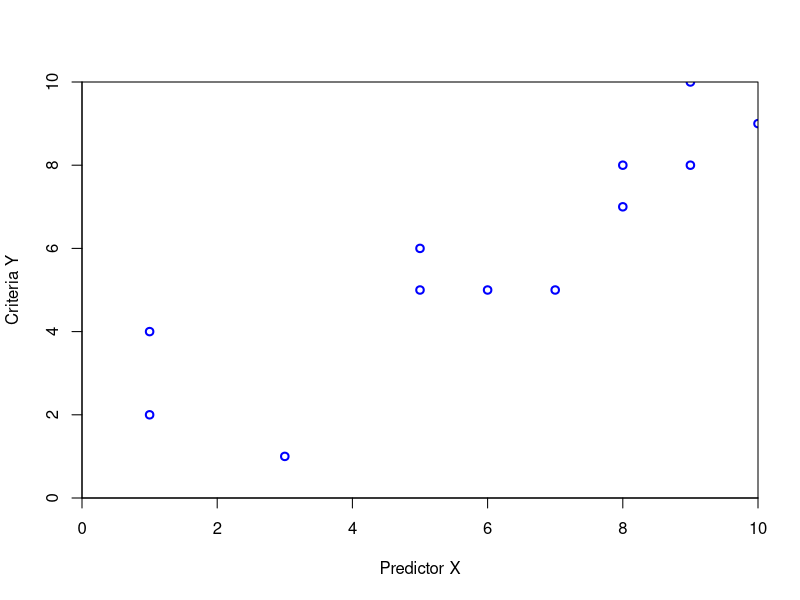
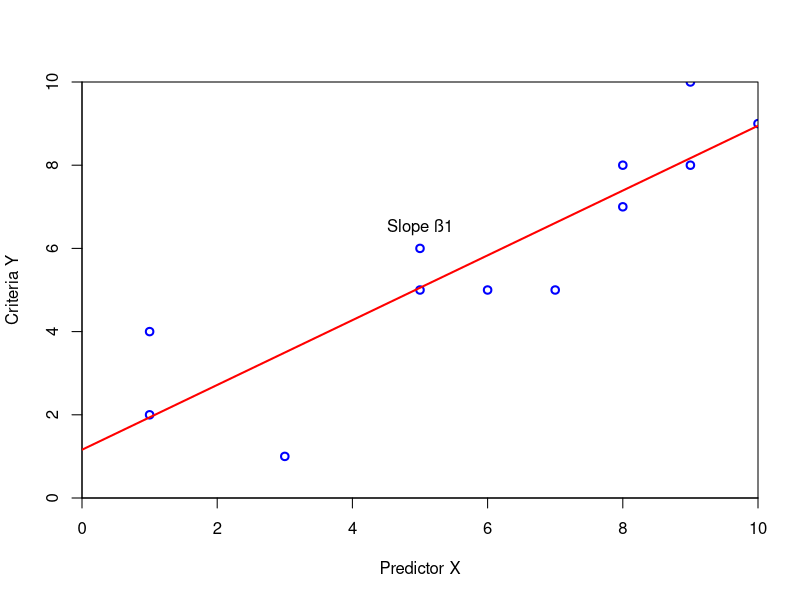
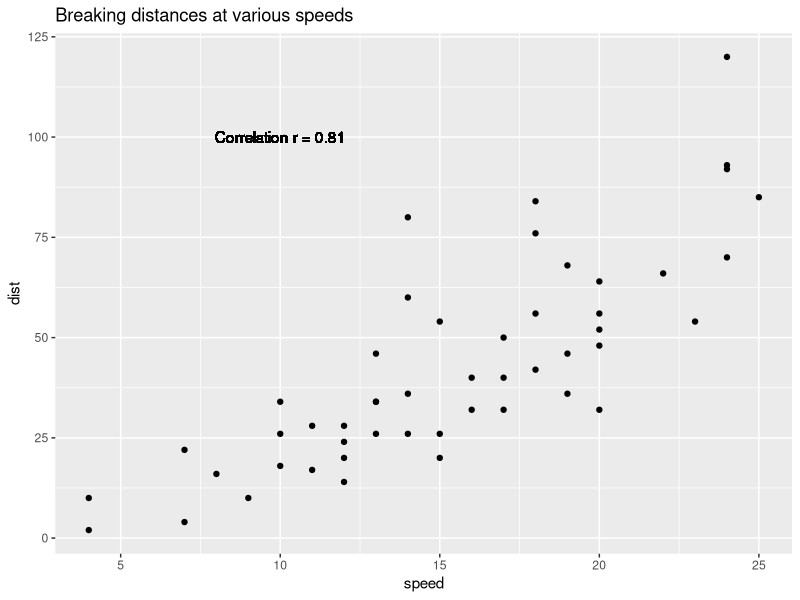
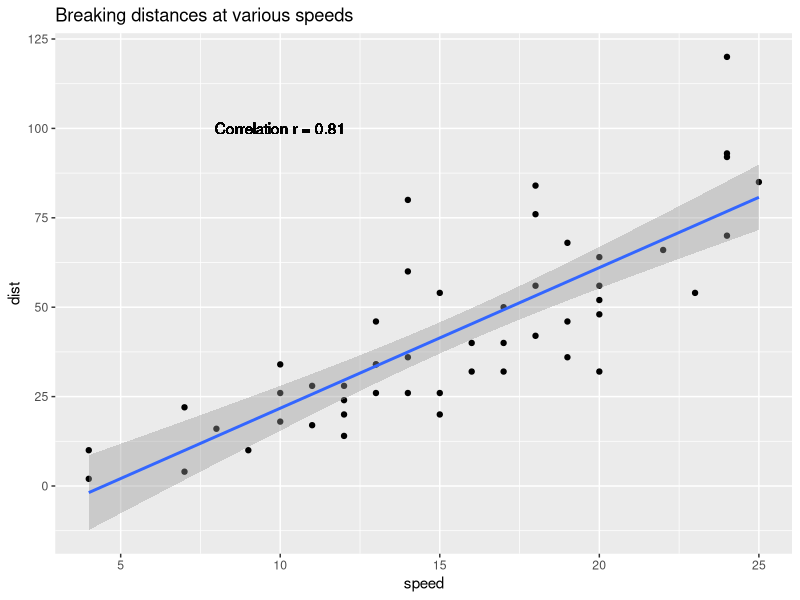
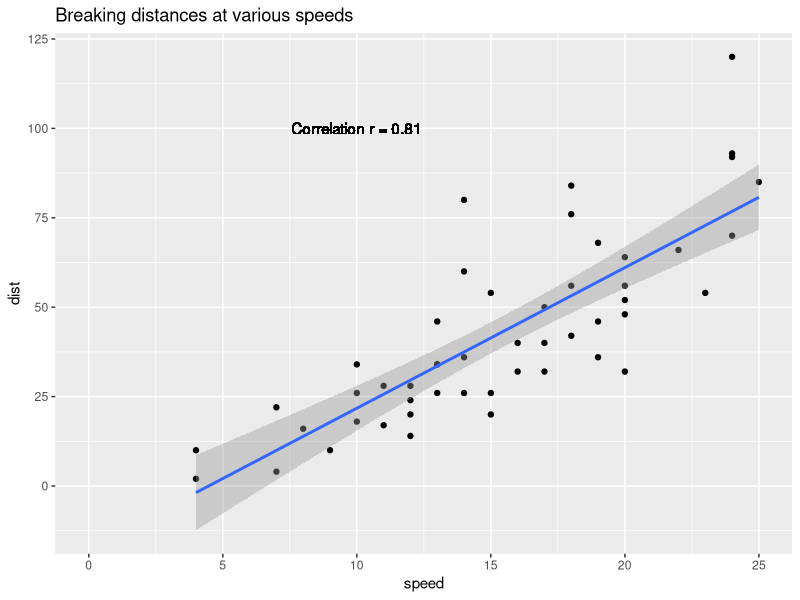
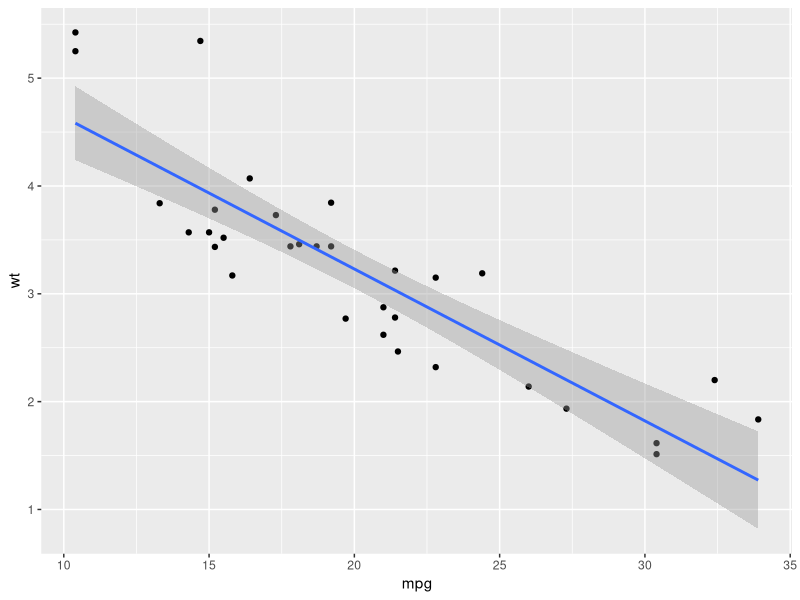
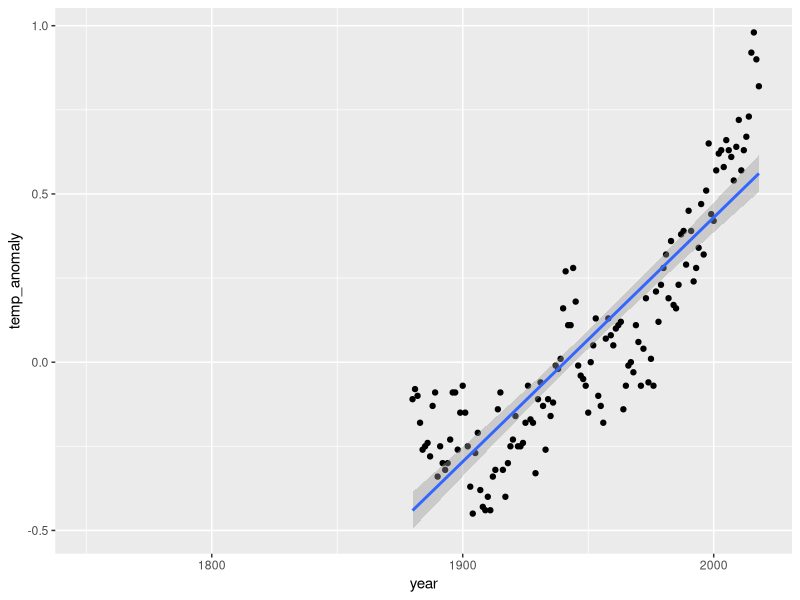

R code for these plots, in order:
## ---- chunk 1
library(knitr)
library(tidyverse)
opts_chunk$set(echo = TRUE, warning = FALSE, message = FALSE, comment = "")

stop_video <- function() {
  out <- '
  
--
  
  .red2[**Please stop the video here! Continue after completing the task!**]
  '
  cat(out)
}

## ---- chunk 2
x <- c(1,3,1,5,6,5,7,8,9,8,10,9)
y <- c(2,1,4,5,5,6,5,7,8,8,9,10)
plot(x, y, type = "p", xlab = "Predictor X", ylab = "Criteria Y", 
     xlim = c(0,10), ylim = c(0,10), xaxs="i",yaxs="i", col = "blue", lwd = 2)
## ---- chunk 3
x <- c(1,3,1,5,6,5,7,8,9,8,10,9)
y <- c(2,1,4,5,5,6,5,7,8,8,9,10)
plot(x, y, type = "p", xlab = "Predictor X", ylab = "Criteria Y", 
     xlim = c(0,10), ylim = c(0,10), xaxs="i",yaxs="i", col = "blue", lwd = 2)
text(x = 5, y = 6.5, "Slope ß1")
fit <- lm(y~x)
abline(fit, col = "red", lwd = 2)
## ---- chunk 4
ggplot(cars, aes(x = speed, y = dist)) +
  geom_point() +
  ggtitle("Breaking distances at various speeds") + 
  geom_text(x = 10, y = 100, label = paste0("Correlation r = ", round(cor(cars$speed, cars$dist), 2)))
## ---- chunk 5
ggplot(cars, aes(x = speed, y = dist)) +
  geom_point() +
  geom_smooth(method = "lm") +
  ggtitle("Breaking distances at various speeds") + 
  geom_text(x = 10, y = 100, label = paste0("Correlation r = ", round(cor(cars$speed, cars$dist), 2)))
## ---- chunk 6
ggplot(cars, aes(x = speed, y = dist)) +
  geom_point() +
  geom_smooth(method = "lm") +
  ggtitle("Breaking distances at various speeds") + 
  xlim(0,25) + 
  geom_text(x = 10, y = 100, label = paste0("Correlation r = ", round(cor(cars$speed, cars$dist), 2)))
## ---- chunk 7
fit <- lm(dist ~ speed, data = cars)
fit
## ---- chunk 8
summary(fit)
## ---- chunk 9
stop_video()
## ---- chunk 10
cor(mtcars$mpg, mtcars$wt)
fit <- lm(mpg ~ wt, data = mtcars)
summary(fit)
## ---- chunk 11
ggplot(mtcars, aes(x = mpg, y = wt)) + 
  geom_point() + 
  geom_smooth(method = "lm")
## ---- chunk 12
stop_video()
## ---- chunk 13
library(dslabs)
fit <- lm(temp_anomaly ~ year, 
          data = temp_carbon)
summary(fit)
## ---- chunk 14
ggplot(temp_carbon, aes(x = year, 
                        y = temp_anomaly)) + 
  geom_point() + 
  geom_smooth(method = "lm")
## ---- chunk 15
fit <- lm(mpg ~ wt + cyl + wt:cyl, data = mtcars)
summary(fit)
## ---- chunk 16
stop_video()
## ---- chunk 17
library(dslabs)
fit <- lm(infant_mortality ~ year + fertility + fertility:year, data = gapminder)
summary(fit)
## ---- chunk 18
dat <- gapminder
dat$year <- scale(dat$year, scale = FALSE)
dat$fertility <- scale(dat$fertility, scale = FALSE)
fit <- lm(infant_mortality ~ year + fertility + fertility:year, data = dat)
summary(fit)
## ---- chunk 19
mtcars$wt_centered <- scale(mtcars$wt, scale = FALSE)
mtcars$am_factor <- factor(mtcars$am, labels = c("Automatic", "Manual"))
fit <- lm(mpg ~ wt_centered + am_factor + wt_centered:am_factor, data = mtcars)
summary(fit)
## ---- chunk 20
heights$sex <- factor(heights$sex)
fit <- lm(height ~ sex, data = heights)
summary(fit)
## ---- chunk 21
stop_video()
## ---- chunk 22
fit <- lm(mpg ~ am_factor, data = mtcars)
coefficients(fit)
## ---- chunk 23
contrasts(mtcars$am_factor) <- contr.helmert(2)
fit <- lm(mpg ~ am_factor, data = mtcars)
coefficients(fit)
## ---- chunk 24
stop_video()
## ---- chunk 25
mtcars$am_factor <- factor(mtcars$am, labels = c("Automatic", "Manual"))
contrasts(mtcars$am_factor) <- contr.helmert(2)
fit1 <- lm(mpg ~ wt + am_factor + wt:am_factor, data = mtcars)
summary(fit1)
## ---- chunk 26
contrasts(mtcars$am_factor) <- contr.treatment(2)
fit2 <- lm(mpg ~ wt + am_factor + wt:am_factor, data = mtcars)
summary(fit2)
